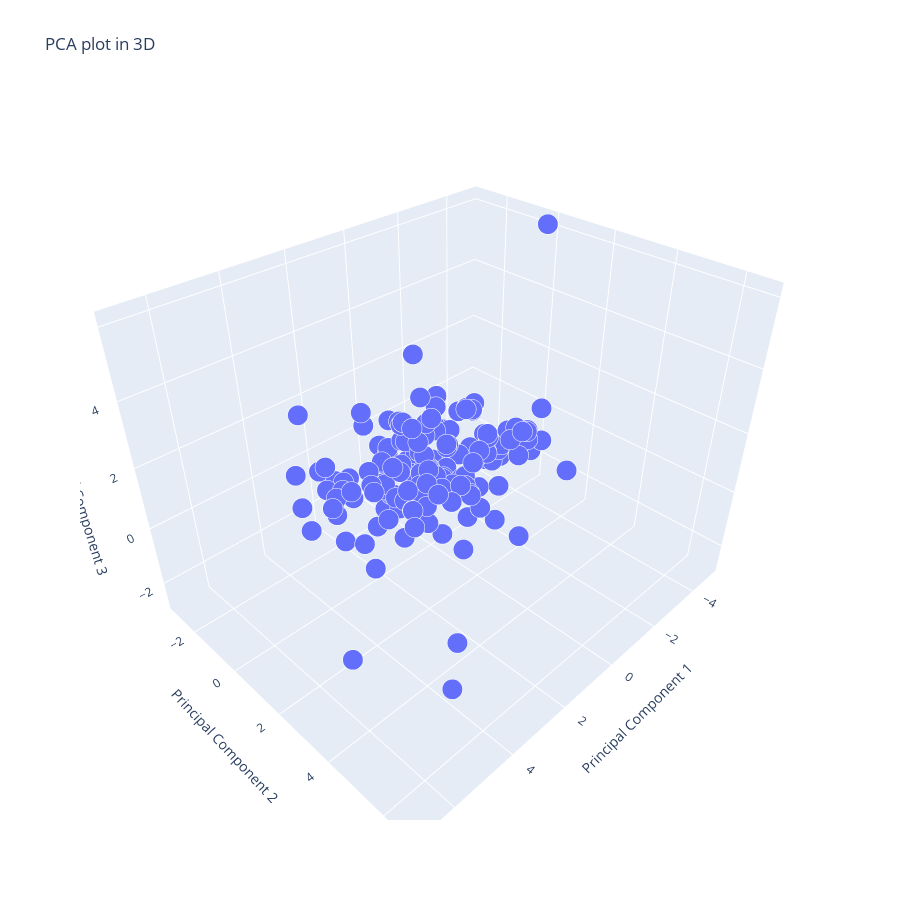

The cell this chart's notebook holds for it:
### Code cell
# Визуализация данных без меток кластеров
PCAplot3D(X_scaled)

### Figure 1 — Plotly figure (JSON) as saved in the notebook; plotly's stock layout.template omitted (floating-point values rounded to 4 significant figures; data arrays with more than 128 entries replaced by an {"elided": "..."} marker saying what was removed)
{"data": [{"hovertemplate": "Principal Component 1=%{x}<br>Principal Component 2=%{y}<br>Principal Component 3=%{z}<br>size=%{marker.size}<extra></extra>", "legendgroup": "", "marker": {"color": "#636efa", "opacity": 1, "size": {"elided": "167 float values"}, "sizemode": "area", "sizeref": 0.00025, "symbol": "circle"}, "mode": "markers", "name": "", "scene": "scene", "showlegend": false, "type": "scatter3d", "x": {"elided": "167 float values"}, "y": {"elided": "167 float values"}, "z": {"elided": "167 float values"}}], "layout": {"height": 900, "legend": {"itemsizing": "constant", "tracegroupgap": 0}, "scene": {"aspectmode": "auto", "aspectratio": {"x": 1.179, "y": 0.9646, "z": 0.8794}, "domain": {"x": [0, 1], "y": [0, 1]}, "xaxis": {"title": {"text": "Principal Component 1"}, "type": "linear"}, "yaxis": {"title": {"text": "Principal Component 2"}, "type": "linear"}, "zaxis": {"title": {"text": "Principal Component 3"}, "type": "linear"}}, "title": {"text": "PCA plot in 3D"}, "width": 900}}
